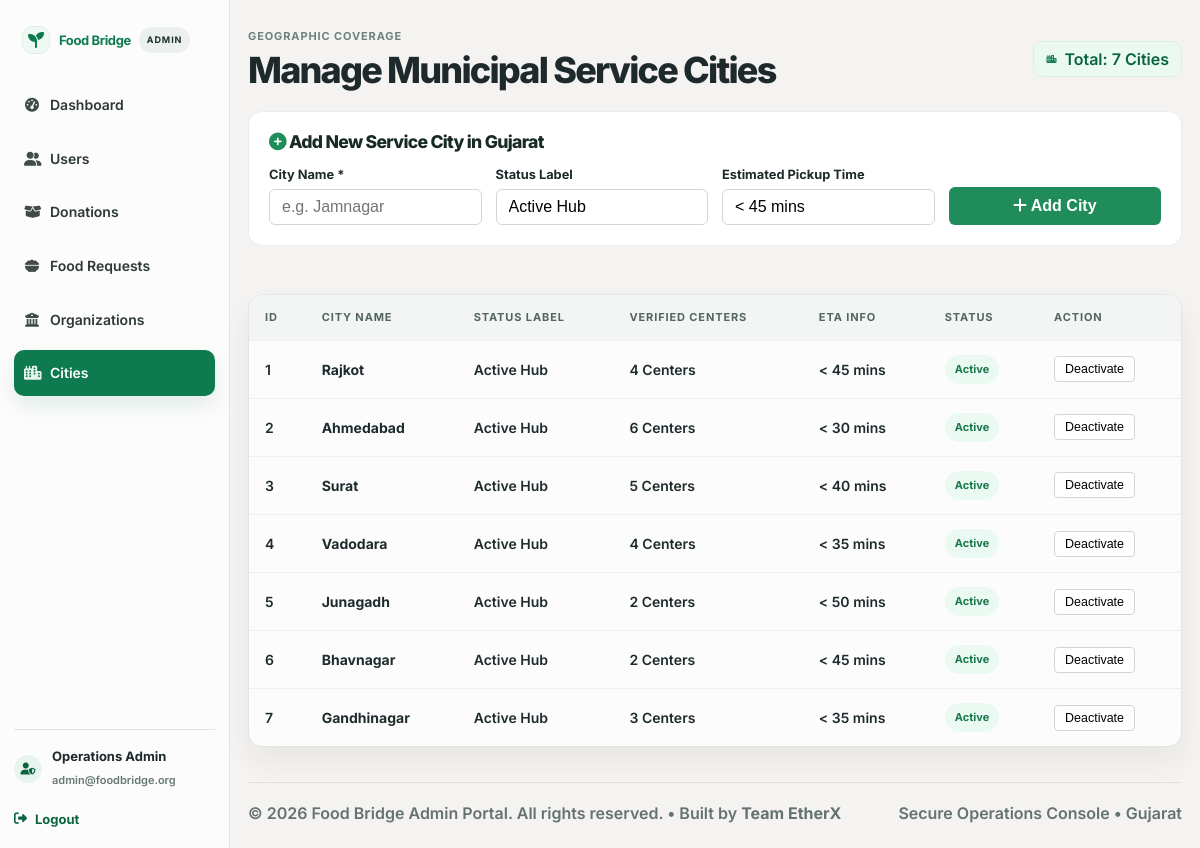
Page /admin/cities.php (signed in) on the committed database.
### tables this page shows
CREATE TABLE IF NOT EXISTS `cities` (
  `id` INT AUTO_INCREMENT PRIMARY KEY,
  `name` VARCHAR(100) NOT NULL UNIQUE,
  `status_label` VARCHAR(100) DEFAULT 'Active Hub',
  `centers_count` INT DEFAULT 4,
  `description` VARCHAR(255) DEFAULT '',
  `eta_info` VARCHAR(100) DEFAULT '< 45 mins',
  `is_active` TINYINT(1) DEFAULT 1,
  `created_at` DATETIME DEFAULT CURRENT_TIMESTAMP
);

### config/auth.php (called while the page is built, shortened)
<?php
function currentAdmin(): ?array {
    static $admin = null;
    if ($admin === null) {
        $db = getDB();
        $stmt = $db->prepare("SELECT id, name, email, role, status, created_at FROM admins WHERE id = ?");
        $stmt->execute([$_SESSION['admin_id']]);
        $admin = $stmt->fetch() ?: null;
    }
    return $admin;
}

### admin/cities.php (the view, shortened to what this page needs)
<?php
require_once __DIR__ . '/../config/auth.php';
$admin = currentAdmin();
$db = getDB();
$citiesStmt = $db->query("SELECT * FROM cities ORDER BY id ASC");
$cities = $citiesStmt->fetchAll();
?>
<!DOCTYPE html>
<html lang="en">
<head>
  <link rel="stylesheet" href="https://cdnjs.cloudflare.com/ajax/libs/font-awesome/6.5.0/css/all.min.css">
  <link rel="stylesheet" href="../css/style.css">
  <link rel="stylesheet" href="css/admin-dashboard.css">
</head>
<body class="admin-dashboard-page">
  <div class="admin-app-shell">
    <aside class="admin-sidebar">
      <div class="brand-row">
        <a class="admin-brand" href="../index.php" aria-label="Food Bridge home">
          <span class="admin-brand-mark"><i class="fa-solid fa-seedling"></i></span>
          <span class="admin-brand-copy">
            <strong>Food Bridge</strong>
          </span>
        </a>
        <span class="admin-sidebar-tag">ADMIN</span>
      </div>
      <nav class="admin-nav" aria-label="Admin navigation">
        <a href="dashboard.php" class="nav-item"><i class="fa-solid fa-gauge-high"></i> Dashboard</a>
        <a href="users.php" class="nav-item"><i class="fa-solid fa-user-group"></i> Users</a>
        <a href="donations.php" class="nav-item"><i class="fa-solid fa-box-open"></i> Donations</a>
        <a href="requests.php" class="nav-item"><i class="fa-solid fa-bowl-food"></i> Food Requests</a>
        <a href="organizations.php" class="nav-item"><i class="fa-solid fa-building-columns"></i> Organizations</a>
        <a href="cities.php" class="nav-item active"><i class="fa-solid fa-city"></i> Cities</a>
      </nav>
      <div class="admin-user-box">
        <div class="admin-user-mini">
          <span class="mini-avatar"><i class="fa-solid fa-user-shield"></i></span>
          <div>
            <strong><?php echo htmlspecialchars($admin['name'] ?? 'System Admin'); ?></strong>
            <small><?php echo htmlspecialchars($admin['email'] ?? 'admin@foodbridge.org'); ?></small>
          </div>
        </div>
        <a href="logout.php" class="logout-link"><i class="fa-solid fa-right-from-bracket"></i> Logout</a>
      </div>
    </aside>
    <main class="admin-main-panel">
      <header class="topbar">
        <div class="topbar-title-wrap">
          <span class="page-kicker">Geographic Coverage</span>
          <h1>Manage Municipal Service Cities</h1>
        </div>
        <div class="topbar-actions">
          <span class="status-pill"><i class="fa-solid fa-city"></i> Total: <?php echo count($cities); ?> Cities</span>
        </div>
      </header>
      <section style="background: white; padding: 20px; border-radius: 14px; margin-bottom: 24px; border: 1px solid rgba(20,40,34,0.08);">
        <h3 style="margin-top:0; margin-bottom: 14px; font-size: 1.1rem; color: #172a25;"><i class="fa-solid fa-plus-circle" style="color: #1f8c5a;"></i> Add New Service City in Gujarat</h3>
        <form method="POST" action="cities.php" style="display: grid; grid-template-columns: repeat(4, 1fr); gap: 14px;">
          <div>
            <label style="display:block; font-size: 0.8rem; font-weight: 700; margin-bottom: 4px;">City Name *</label>
            <input type="text" name="name" placeholder="e.g. Jamnagar" required style="width:100%; padding: 8px 12px; border: 1px solid #d1d5db; border-radius: 6px;">
          </div>
          <div>
            <label style="display:block; font-size: 0.8rem; font-weight: 700; margin-bottom: 4px;">Status Label</label>
            <input type="text" name="status_label" value="Active Hub" style="width:100%; padding: 8px 12px; border: 1px solid #d1d5db; border-radius: 6px;">
          </div>
          <div>
            <label style="display:block; font-size: 0.8rem; font-weight: 700; margin-bottom: 4px;">Estimated Pickup Time</label>
            <input type="text" name="eta_info" value="< 45 mins" style="width:100%; padding: 8px 12px; border: 1px solid #d1d5db; border-radius: 6px;">
          </div>
          <div style="display:flex; align-items:flex-end;">
            <button type="submit" style="width:100%; padding: 10px; background: #1f8c5a; color: white; border: none; border-radius: 6px; font-weight: 700; cursor: pointer;"><i class="fa-solid fa-plus"></i> Add City</button>
          </div>
        </form>
      </section>
      <section class="activity-panel">
        <div class="activity-table-wrap">
          <table class="activity-table">
            <thead>
              <tr>
                <th>ID</th>
                <th>City Name</th>
                <th>Status Label</th>
                <th>Verified Centers</th>
                <th>ETA Info</th>
                <th>Status</th>
                <th>Action</th>
              </tr>
            </thead>
            <tbody>
              <?php foreach ($cities as $city): ?>
                <tr>
                  <td><?php echo $city['id']; ?></td>
                  <td><strong><?php echo htmlspecialchars($city['name']); ?></strong></td>
                  <td><?php echo htmlspecialchars($city['status_label']); ?></td>
                  <td><?php echo htmlspecialchars($city['centers_count']); ?> Centers</td>
                  <td><?php echo htmlspecialchars($city['eta_info']); ?></td>
                  <td><span class="table-status <?php echo $city['is_active'] ? 'completed' : 'pending'; ?>"><?php echo $city['is_active'] ? 'Active' : 'Inactive'; ?></span></td>
                  <td>
                    <form method="POST" action="cities.php" style="display:inline;">
                      <button type="submit" style="padding: 5px 10px; font-size: 0.78rem; border-radius: 4px; border: 1px solid #d1d5db; cursor: pointer; background: white;">
                        <?php echo $city['is_active'] ? 'Deactivate' : 'Activate'; ?>
                      </button>
                    </form>
                  </td>
                </tr>
              <?php endforeach; ?>
            </tbody>
          </table>
        </div>
      </section>
      <footer style="margin-top: 35px; padding-top: 18px; border-top: 1px solid rgba(19, 36, 29, 0.08); display: flex; justify-content: space-between; align-items: center; color: #64736f; font-size: 12px;">
        <span>© <?php echo date('Y'); ?> Food Bridge Admin Portal. All rights reserved. • Built by <strong>Team EtherX</strong></span>
        <span>Secure Operations Console • Gujarat</span>
      </footer>
    </main>
  </div>
</body>
</html>

### css/style.css (style rules this page uses)
:root { --green: #1F6F3F; --green-deep: #154e31; --orange: #E67E22; --orange-soft: #FFF4EB; --dark: #1a1a1a; --gray: #5f6f68; --light: #f5f7f5; --white: #ffffff; --shadow: 0 20px 50px rgba(0, 0, 0, 0.1); }
* { margin: 0; padding: 0; box-sizing: border-box; }
html { scroll-behavior: smooth; font-size: 16px; }
body { font-family: 'Manrope', 'Segoe UI', sans-serif; background: var(--white); color: var(--dark); line-height: 1.7; font-size: 16px; font-weight: 600; }
h1, h2, h3, h4, h5, h6 { margin-top: 0; letter-spacing: -0.04em; line-height: 1.1; font-weight: 800; }
p, li, span, small, label, input, select, textarea, button, a { font-size: 1rem; }
a { text-decoration: none; }
:root { --green: #08733d; --green-deep: #055b30; --green-soft: #e6f7ec; --orange: #ad3c00; --orange-soft: #fff2eb; --blue: #1682c4; --blue-soft: #eaf5ff; --dark: #20212b; --gray: #68706f; --purple-tint: #f8f5ff; --shadow: 0 12px 32px rgba(29, 35, 44, 0.09); }
html { scroll-padding-top: 90px; }
body { font-family: 'Inter', 'Segoe UI', sans-serif; color: var(--dark); line-height: 1.55; }
a { color: inherit; }
button, a { -webkit-tap-highlight-color: transparent; }

### rows in the picture
cities: id "1", name "Rajkot", status_label "Active Hub", centers_count "4", eta_info "< 45 mins", is_active "Active"
cities: id "2", name "Ahmedabad", status_label "Active Hub", centers_count "6", eta_info "< 30 mins", is_active "Active"
cities: id "3", name "Surat", status_label "Active Hub", centers_count "5", eta_info "< 40 mins", is_active "Active"
cities: id "4", name "Vadodara", status_label "Active Hub", centers_count "4", eta_info "< 35 mins", is_active "Active"
cities: id "5", name "Junagadh", status_label "Active Hub", centers_count "2", eta_info "< 50 mins", is_active "Active"
cities: id "6", name "Bhavnagar", status_label "Active Hub", centers_count "2", eta_info "< 45 mins", is_active "Active"
cities: id "7", name "Gandhinagar", status_label "Active Hub", centers_count "3", eta_info "< 35 mins", is_active "Active"

### other values in the picture
$admin['name'] "Operations Admin"
$admin['email'] "admin@foodbridge.org"
count($cities) "7"
